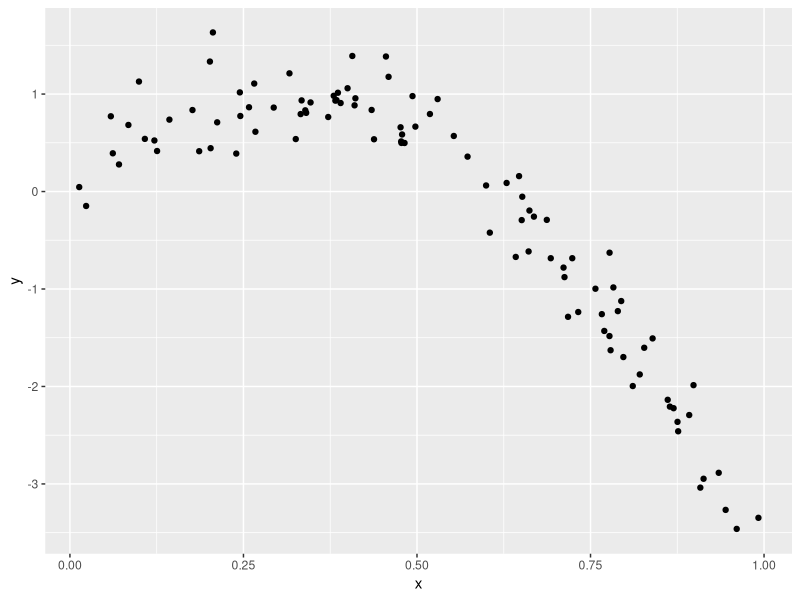
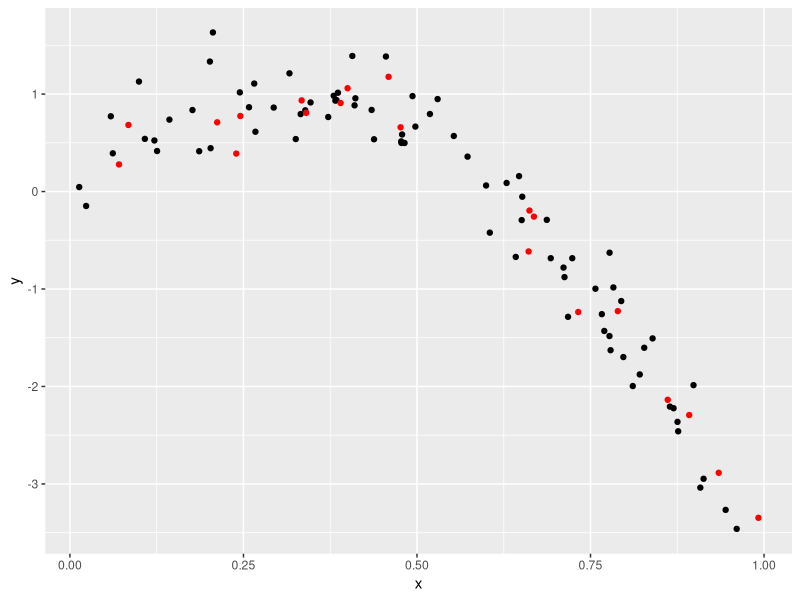
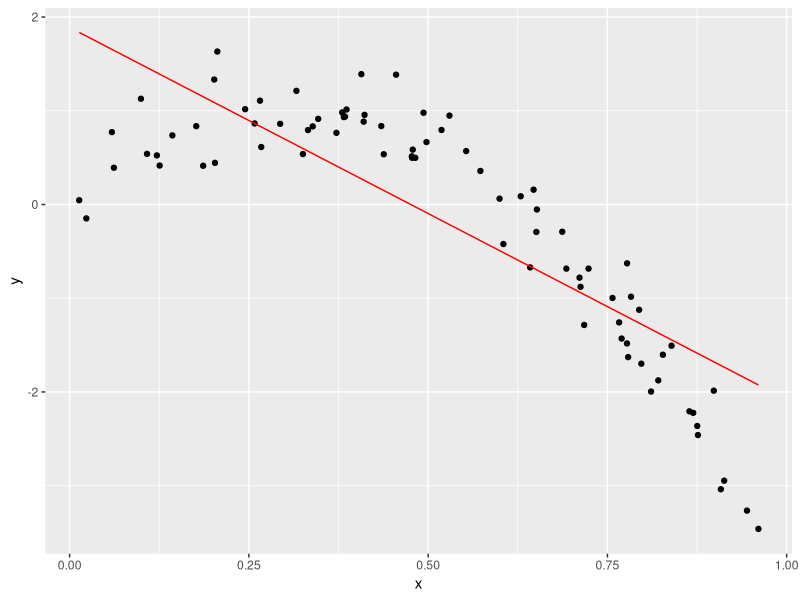
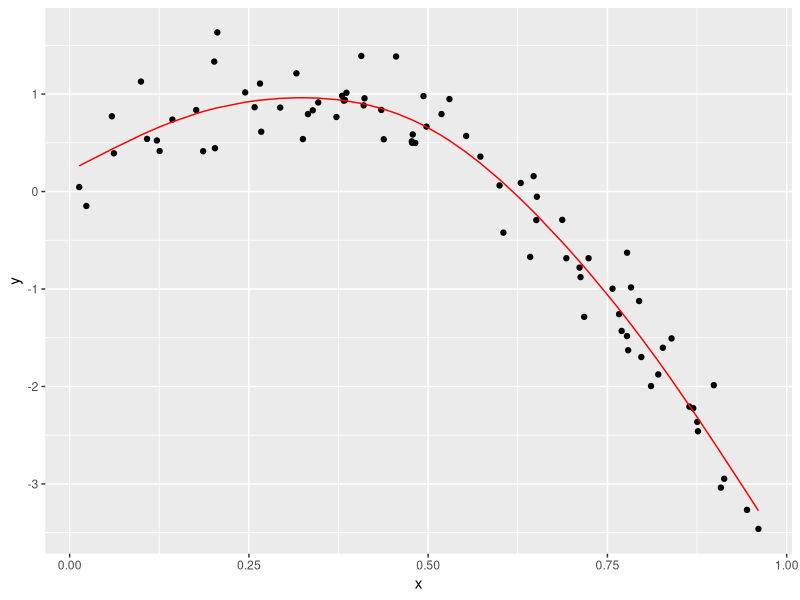
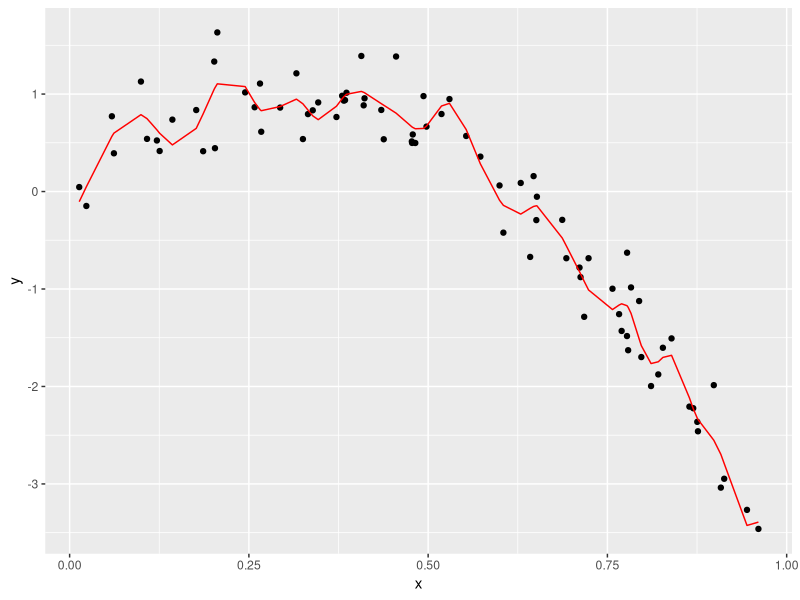

Here is the R script that generated these plots, in order:
## ---- chunk 1
knitr::opts_chunk$set(echo = TRUE)
## ---- chunk 2
library(tidyverse)
library(modelr)
library(mgcv)
library(viridis)

knitr::opts_chunk$set(
  echo = TRUE,
  warning = FALSE,
  fig.width = 8,
  fig.height = 6,
  out.width = "90%"
)

options(
  ggplot2.continuous.colour = "viridis",
  ggplot2.continuous.fill = "viridis"
)

set.seed(1)
## ---- chunk 3
nonlin_df = 
  tibble(
    id = 1:100, # 100 rows
    x = runif(100, 0, 1), # uniform distribution
    y = 1 - 10 * (x - .3) ^ 2 + rnorm(100, 0, .3) # non-linear relationship between x and y
  )

nonlin_df %>% 
  ggplot(aes(x = x, y = y)) + 
  geom_point()
## ---- chunk 4
train_df = sample_n(nonlin_df, 80)
# creating df with 80% of dataset
test_df = anti_join(nonlin_df, train_df, by = "id")
# give me everything that's not in my training dataset

train_df %>% 
  ggplot(aes(x = x, y = y)) +
  geom_point() +
  geom_point(data = test_df, color = "red")
## ---- chunk 5
linear_mod = lm(y ~ x, data = train_df)
smooth_mod = mgcv::gam(y ~ s(x), data = train_df)
wiggly_mod = mgcv::gam(y ~ s(x, k = 30), sp = 10e-6, data = train_df)
## ---- chunk 6
train_df %>% 
  add_predictions(linear_mod) %>% # gives column with predictions
  ggplot(aes(x = x, y = y)) +
  geom_point() +
  geom_line(aes(y = pred), color = "red")
# model isn't complex enough to fit the dataset

train_df %>% 
  add_predictions(smooth_mod) %>% # gives column with predictions
  ggplot(aes(x = x, y = y)) +
  geom_point() +
  geom_line(aes(y = pred), color = "red")
# this one has a reasonably good fit

train_df %>% 
  add_predictions(wiggly_mod) %>% # gives column with predictions
  ggplot(aes(x = x, y = y)) +
  geom_point() +
  geom_line(aes(y = pred), color = "red")
# this one has gone too much; it's too complex
## ---- chunk 7
test_df %>% add_predictions(linear_mod)
## ---- chunk 8
rmse(linear_mod, test_df)
rmse(smooth_mod, test_df)
rmse(wiggly_mod, test_df)
## ---- chunk 9
cv_df = 
  crossv_mc(nonlin_df, 100)
## ---- chunk 10
cv_df %>% 
  pull(train) %>% 
  .[[1]]
## ---- chunk 11
cv_df %>% 
  pull(train) %>% 
  .[[1]] %>% 
  as_tibble
## ---- chunk 12
cv_df <-
  crossv_mc(nonlin_df, 100) %>% 
  mutate(
    train = map(train, as_tibble),
    test = map(test, as_tibble)
  )
## ---- chunk 13
cv_df =
  crossv_mc(nonlin_df, 100) %>% 
  mutate(
    train = map(train, as_tibble),
    test = map(test, as_tibble),
    linear_fits = map(.x = train, ~lm(y ~ x, data = .x))
  )
